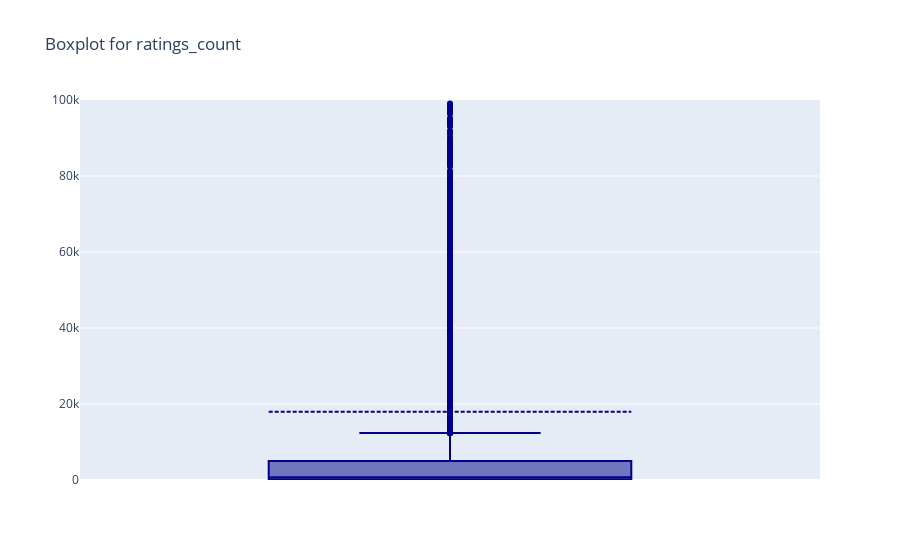

Notebook code for this chart:
### Markdown cell above
We see here again also that larger ratings counts belong to the books with 3.5-4 and 4-4.5 avr. ratings groups.

### Code cell
fig6 = go.Figure()
fig6.add_trace(go.Box(
    y=df_da['ratings_count'],
    name='',
    marker_color='darkblue',
    boxmean=True # represent mean
))
fig6.update_layout(yaxis_range=[0,100000], title = "Boxplot for ratings_count")
fig6.show()

### Figure 1 — Plotly figure (JSON) as saved in the notebook; plotly's stock layout.template omitted (floating-point values rounded to 4 significant figures; data arrays with more than 128 entries replaced by an {"elided": "..."} marker saying what was removed)
{"data": [{"boxmean": true, "marker": {"color": "darkblue"}, "name": "", "type": "box", "y": {"elided": "11115 int values"}}], "layout": {"title": {"text": "Boxplot for ratings_count"}, "yaxis": {"range": [0, 100000]}}}
